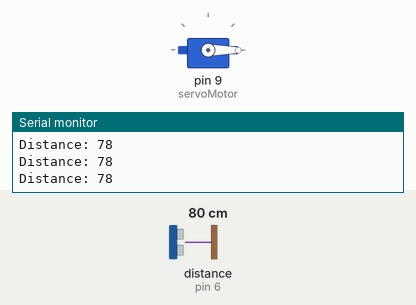
Recording of a sketch running on a simulated Arduino Uno, built with avr-gcc and run on an emulated ATmega328P. On the bench: servo, the last lines printed to the serial monitor. Wiring (inferred from the names in the program): ultrasonic range finder: trigger pin 7; echo pin 6. Inputs (shaded band) come from the test bench; at power-on: distance to the obstacle (sensor on pin 6) 80 cm. The echo pulse lasts 58.3 µs per cm.

Above: at 1.3 s.
1.4 s: distance to the obstacle (sensor on pin 6) set to 24 cm
2.9 s: distance to the obstacle (sensor on pin 6) set to 19 cm
At 4.2 s:
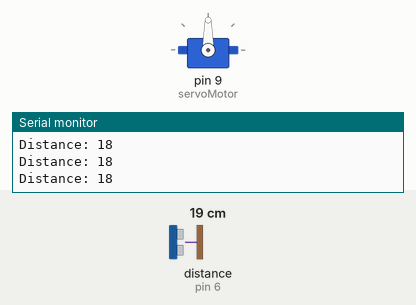
4.5 s: distance to the obstacle (sensor on pin 6) set to 35 cm
At 5.6 s:
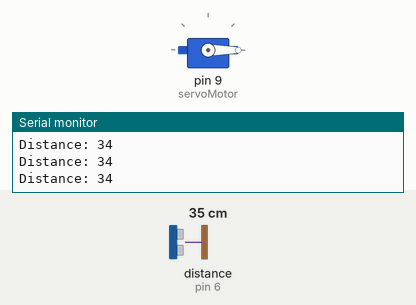
6.0 s: distance to the obstacle (sensor on pin 6) set to 2 cm
At 6.9 s:
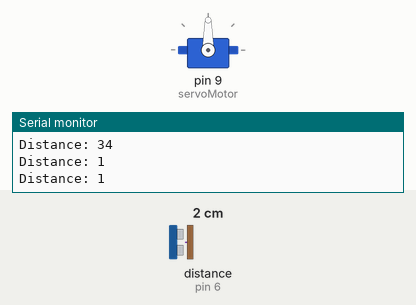
Timing chart, 0 to 8.5 s (numbered marks = the images above; inputs shaded):
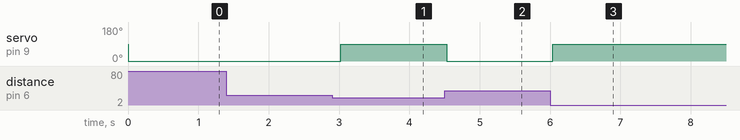

The sketch:

LIXEIRA_INTELIGENTE__ACESSIBILIDADE_.ino
```cpp
#include <Servo.h>

const int trigPin = 7;
const int echoPin = 6;

Servo servoMotor;

void setup() {
  servoMotor.attach(9);
  pinMode(trigPin, OUTPUT);
  pinMode(echoPin, INPUT);
  Serial.begin(9600);
}

void loop() {
  long duration, distance;

  digitalWrite(trigPin, LOW);
  delayMicroseconds(2);
  digitalWrite(trigPin, HIGH);
  delayMicroseconds(10);
  digitalWrite(trigPin, LOW);

  duration = pulseIn(echoPin, HIGH);
  distance = duration * 0.034 / 2;

  Serial.print("Distance: ");
  Serial.println(distance);

  if (distance <= 20) {
    servoMotor.write(90); // Abre a tampa
  } else {
    servoMotor.write(0); // Fecha a tampa
  }

  delay(500);
}
```

Measured:
- the behaviour switches between 22 and 21 cm on distance to the obstacle (sensor on pin 6) (found by bisection; images 0 and 1)
- after the input at 2.9 s, servo on pin 9 (servoMotor): 0° → 90° after 0.12 s
- after the input at 4.5 s, servo on pin 9 (servoMotor): 90° → 0° at once
- after the input at 6.0 s, servo on pin 9 (servoMotor): 0° → 90° at once
